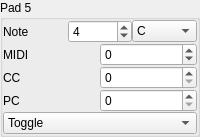
            <widget class="QGroupBox" name="groupBox_38">
             <property name="title">
              <string>Pad 5</string>
             </property>
             <layout class="QGridLayout" name="gridLayout_28">
              <property name="leftMargin">
               <number>0</number>
              </property>
              <property name="topMargin">
               <number>0</number>
              </property>
              <property name="rightMargin">
               <number>0</number>
              </property>
              <property name="bottomMargin">
               <number>0</number>
              </property>
              <property name="spacing">
               <number>0</number>
              </property>
              <item row="2" column="0">
               <layout class="QHBoxLayout" name="horizontalLayout_38">
                <item>
                 <widget class="QLabel" name="label_83">
                  <property name="text">
                   <string>CC</string>
                  </property>
                 </widget>
                </item>
                <item>
                 <widget class="QSpinBox" name="spinBox_88">
                  <property name="maximum">
                   <number>127</number>
                  </property>
                  <property name="value">
                   <number>0</number>
                  </property>
                 </widget>
                </item>
               </layout>
              </item>
              <item row="4" column="0">
               <widget class="QComboBox" name="comboBox_25">
                <item>
                 <property name="text">
                  <string>Toggle</string>
                 </property>
                </item>
                <item>
                 <property name="text">
                  <string>Momentary</string>
                 </property>
                </item>
               </widget>
              </item>
              <item row="0" column="0">
               <layout class="QHBoxLayout" name="horizontalLayout_39">
                <item>
                 <widget class="QLabel" name="label_84">
                  <property name="text">
                   <string>Note</string>
                  </property>
                 </widget>
                </item>
                <item>
                 <widget class="QSpinBox" name="spinBox_15">
                  <property name="minimum">
                   <number>-1</number>
                  </property>
                  <property name="maximum">
                   <number>9</number>
                  </property>
                  <property name="value">
                   <number>4</number>
                  </property>
                 </widget>
                </item>
                <item>
                 <widget class="QComboBox" name="comboBox_26">
                  <item>
                   <property name="text">
                    <string>C</string>
                   </property>
                  </item>
                  <item>
                   <property name="text">
                    <string>C#</string>
                   </property>
                  </item>
                  <item>
                   <property name="text">
                    <string>D</string>
                   </property>
                  </item>
                  <item>
                   <property name="text">
                    <string>D#</string>
                   </property>
                  </item>
                  <item>
                   <property name="text">
                    <string>E</string>
                   </property>
                  </item>
                  <item>
                   <property name="text">
                    <string>F</string>
                   </property>
                  </item>
                  <item>
                   <property name="text">
                    <string>F#</string>
                   </property>
                  </item>
                  <item>
                   <property name="text">
                    <string>G</string>
                   </property>
                  </item>
                  <item>
                   <property name="text">
                    <string>G#</string>
                   </property>
                  </item>
                  <item>
                   <property name="text">
                    <string>A</string>
                   </property>
                  </item>
                  <item>
                   <property name="text">
                    <string>B</string>
                   </property>
                  </item>
                 </widget>
                </item>
               </layout>
              </item>
              <item row="1" column="0">
               <layout class="QHBoxLayout" name="horizontalLayout_40">
                <item>
                 <widget class="QLabel" name="label_85">
                  <property name="text">
                   <string>MIDI</string>
                  </property>
                 </widget>
                </item>
                <item>
                 <widget class="QSpinBox" name="spinBox_89">
                  <property name="wrapping">
                   <bool>true</bool>
                  </property>
                  <property name="maximum">
                   <number>127</number>
                  </property>
                  <property name="value">
                   <number>0</number>
                  </property>
                 </widget>
                </item>
               </layout>
              </item>
              <item row="3" column="0">
               <layout class="QHBoxLayout" name="horizontalLayout_41">
                <item>
                 <widget class="QLabel" name="label_86">
                  <property name="text">
                   <string>PC</string>
                  </property>
                 </widget>
                </item>
                <item>
                 <widget class="QSpinBox" name="spinBox_90">
                  <property name="buttonSymbols">
                   <enum>QAbstractSpinBox::UpDownArrows</enum>
                  </property>
                  <property name="accelerated">
                   <bool>true</bool>
                  </property>
                  <property name="maximum">
                   <number>127</number>
                  </property>
                  <property name="value">
                   <number>0</number>
                  </property>
                 </widget>
                </item>
               </layout>
              </item>
             </layout>
            </widget>
